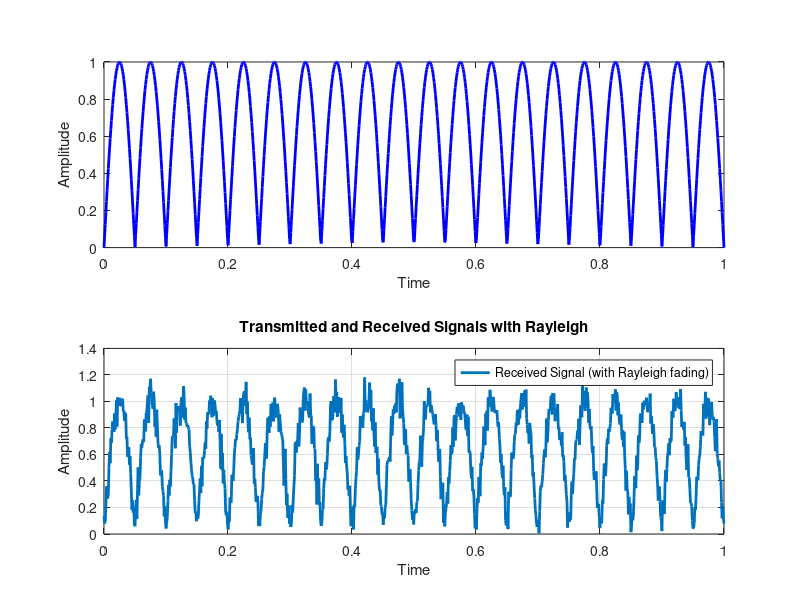

MATLAB code to generate this figure:
clc, clearvars, close all;

num_samples = 1000;
snr_dB = 20;
t = linspace(0, 1, num_samples);

transmitted_signal = sin(2 * pi * 10 * t);

% Generate a Rayleigh fading channel (complex Gaussian noise)
received_signal = transmitted_signal + sqrt(0.5 / 10^(snr_dB / 10)) * (randn(1, num_samples) + 1i * randn(1, num_samples));

subplot(2,1,1);
plot(t, abs(transmitted_signal), 'b-', 'LineWidth', 2, 'DisplayName', 'Transmitted Signal');
xlabel('Time');
ylabel('Amplitude');
hold on;

subplot(2,1,2);
plot(t, abs(received_signal), 'LineWidth', 2, 'DisplayName', 'Received Signal (with Rayleigh fading)');
xlabel('Time');
ylabel('Amplitude');
legend('Location', 'best');
grid on;
title('Transmitted and Received Signals with Rayleigh')